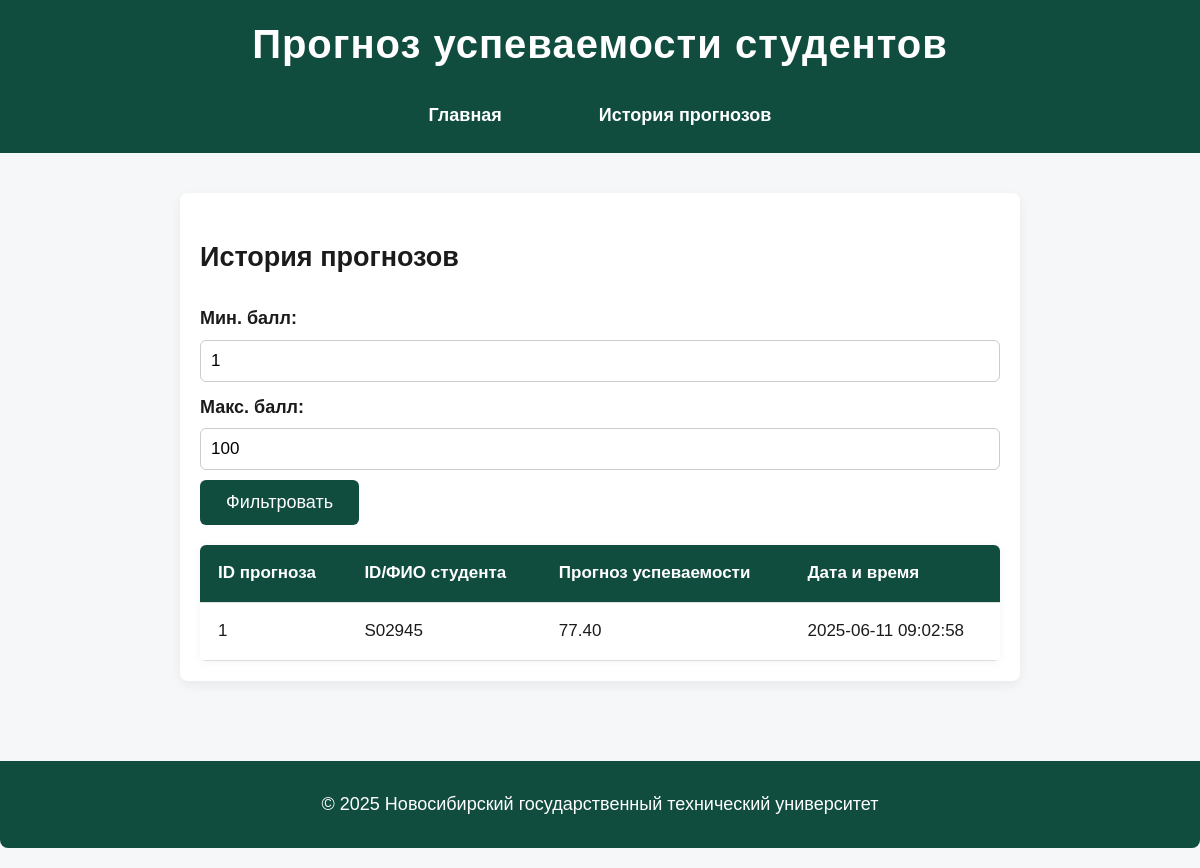
Before: /history with the older database file.
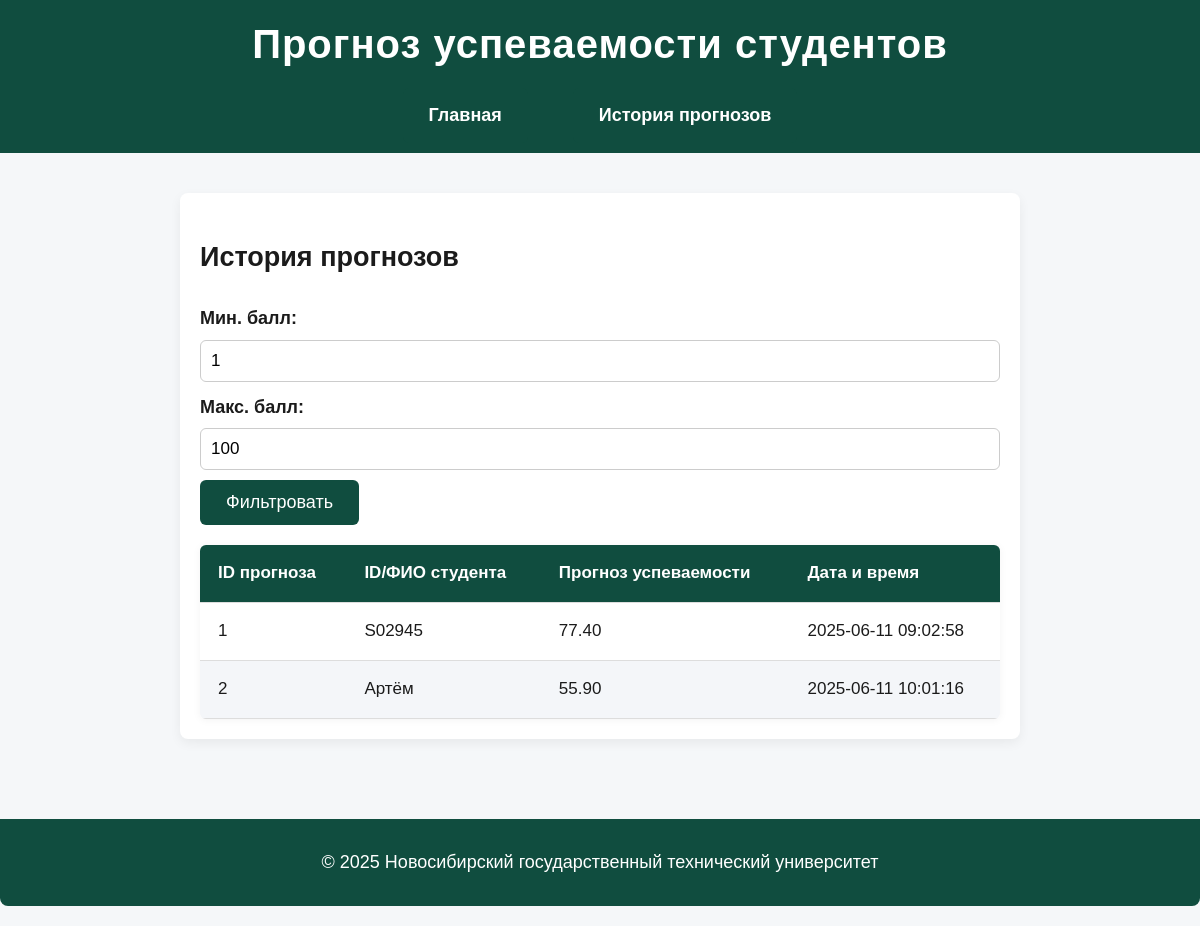
After: the same page with the newer database file.
### tables this page shows
CREATE TABLE Prediction (
    id INTEGER PRIMARY KEY AUTOINCREMENT,
    student_id TEXT UNIQUE,
    exam_score REAL,
    created_at TIMESTAMP DEFAULT CURRENT_TIMESTAMP,
    FOREIGN KEY(student_id) REFERENCES Student(id)
);

### student_app/app.py (the view)
@app.route("/history", methods=["GET", "POST"])
def history():
    min_score = request.form.get("min_score")
    max_score = request.form.get("max_score")
    if min_score and max_score:
        raw_history = get_prediction_history(float(min_score), float(max_score))
    else:
        raw_history = get_prediction_history()
    history = []
    for row in raw_history:
        try:
            new_row = list(row)  # превращаем кортеж в список
            new_row[0] = new_row[0]
            new_row[1] = new_row[1]
            new_row[2] = float(new_row[2])
            new_row[3] = new_row[3]
            history.append(new_row)
        except (ValueError, IndexError):
            continue
    return render_template("history.html", history=history)

### student_app/models.py (called while the page is built)
def get_connection():
    return sqlite3.connect("students.db")

def get_prediction_history(min_score=None, max_score=None):
    conn = get_connection()
    cur = conn.cursor()
    if min_score is not None and max_score is not None:
        cur.execute("""
            SELECT * FROM Prediction
            WHERE exam_score BETWEEN ? AND ?
        """, (min_score, max_score))
    else:
        cur.execute("SELECT * FROM Prediction")
    rows = cur.fetchall()
    cur.close()
    conn.close()
    return rows

### student_app/templates/history.html
{% extends "base.html" %}
{% block content %}
    <h2>История прогнозов</h2>
    <form method="POST" class="filter-form">
        <label for="min_score">Мин. балл:</label>
        <input type="number" step="0.01" name="min_score" id="min_score" value="1">
        <label for="max_score">Макс. балл:</label>
        <input type="number" step="0.01" name="max_score" id="max_score" value="100">
        <button type="submit" class="btn">Фильтровать</button>
    </form>
    <table>
        <thead>
            <tr>
                <th>ID прогноза</th>
                <th>ID/ФИО студента</th>
                <th>Прогноз успеваемости</th>
                <th>Дата и время</th>
            </tr>
        </thead>
        <tbody>
            {% for row in history %}
            <tr>
                <td>{{ row[0] }}</td>
                <td>{{ row[1] }}</td>
                <td>{{ "%.2f"|format(row[2]) }}</td>
                <td>{{ row[3] }}</td>
            </tr>
            {% endfor %}
        </tbody>
    </table>
{% endblock %}

### student_app/templates/base.html (shortened to what this page needs)
<!DOCTYPE html>
<html lang="ru">
<head>
    <link rel="stylesheet" href="{{ url_for('static', filename='style.css') }}">
</head>
<body>
    <header>
        <h1>Прогноз успеваемости студентов</h1>
        <nav>
            <ul>
                <li><a class="btn" href="{{ url_for('index') }}">Главная</a></li>
                <li><a class="btn" href="{{ url_for('history') }}">История прогнозов</a></li>
            </ul>
        </nav>
    </header>
    <main>
        <div class="container">
            {% block content %}{% endblock %}
        </div>
    </main>
    <footer>
        <p>© 2025 Новосибирский государственный технический университет</p>
    </footer>
</body>
</html>

### student_app/static/style.css (style rules this page uses)
body { font-family: Arial, sans-serif; font-size: 18px; line-height: 1.7; margin: 0; padding: 0; background-color: #f5f7f9; color: #1b1b1b; }
.container { max-width: 800px; margin: 40px auto 80px auto; padding: 20px; background-color: #ffffff; border-radius: 8px; box-shadow: 0 4px 12px rgba(0, 0, 0, 0.06); }
header { width: 100%; background: #104d3f; color: #ffffff; padding: 10px 0; text-align: center; }
header h1 { margin: 0; font-size: 40px; letter-spacing: 1px; }
nav ul { padding: 0; list-style: none; text-align: center; margin: 10px 0 0; }
nav ul li { display: inline-block; margin: 0 20px; }
nav ul li a { color: #ffffff; text-decoration: none; font-size: 20px; font-weight: bold; }
label { display: block; margin-bottom: 6px; font-weight: bold; }
input, select { width: 100%; padding: 10px; margin-bottom: 10px; border: 1px solid #ccc; border-radius: 6px; font-size: 17px; box-sizing: border-box; }
.btn { display: inline-block; background: #104d3f; color: #ffffff; padding: 12px 26px; border: none; border-radius: 6px; cursor: pointer; font-size: 18px; text-decoration: none; transition: background 0.3s ease; }
footer { background: #104d3f; color: #ffffff; text-align: center; padding: 10px 0; font-size: 18px; margin: 20px auto ; border-radius: 0 0 8px 8px; }
table { width: 100%; border-collapse: collapse; margin-top: 20px; background-color: #ffffff; border-radius: 6px; overflow: hidden; box-shadow: 0 1px 8px rgba(0, 0, 0, 0.05); font-size: 17px; }
th, td { padding: 14px 18px; border-bottom: 1px solid #ddd; text-align: left; }
th { background-color: #104d3f; color: #ffffff; }
tr:nth-child(even) { background-color: #f4f6f9; }
a.btn { background: #104d3f; color: #ffffff; padding: 12px 26px; border-radius: 6px; text-decoration: none; transition: background 0.3s ease; display: inline-block; }

Changed rows visible on the page:
added Prediction: id "2", student "Артём", exam_score "55.90", created_at "2025-06-11 10:01:16"
